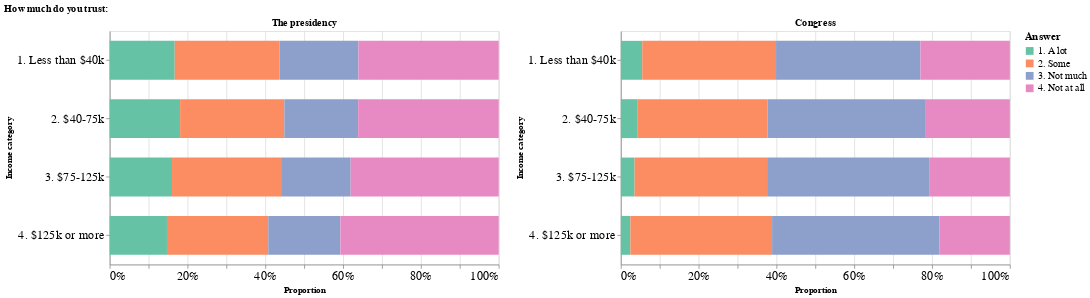

Write notebook code for a chart like this one.
### Markdown cell above
######  Chart information
* Per income category every bar adds up to 100%.
* Naturally, the bigger the color, the bigger the share of the accompanying answer. 
* By hovering over a single color you can see the answer it belongs to.

### Code cell
A_5304.trust

### Figure 1 — Vega-Lite specification as saved in the notebook (floating-point values rounded to 4 significant figures)
{"config": {"view": {"continuousWidth": 400, "continuousHeight": 300}}, "hconcat": [{"data": {"name": "data-720a7809ece7c6b991752f5541b808fd"}, "mark": {"type": "bar", "size": 50}, "encoding": {"color": {"field": "val", "legend": {"labelFontSize": 13, "titleFontSize": 14}, "scale": {"scheme": "set2"}, "title": "Answer", "type": "nominal"}, "tooltip": {"field": "val", "type": "nominal"}, "x": {"axis": {"labelFontSize": 16}, "field": "count", "stack": "normalize", "title": "Proportion", "type": "quantitative"}, "y": {"axis": {"labelFontSize": 16}, "field": "income_cat", "title": "Income category", "type": "nominal"}}, "height": 300, "title": "The presidency", "width": 500}, {"data": {"name": "data-11a84acf9ec408e9ea575ac0c46c8738"}, "mark": {"type": "bar", "size": 50}, "encoding": {"color": {"field": "val", "legend": {"labelFontSize": 13, "titleFontSize": 14}, "scale": {"scheme": "set2"}, "title": "Answer", "type": "nominal"}, "tooltip": {"field": "val", "type": "nominal"}, "x": {"axis": {"labelFontSize": 16}, "field": "count", "stack": "normalize", "title": "Proportion", "type": "quantitative"}, "y": {"axis": {"labelFontSize": 16}, "field": "income_cat", "title": "Income category", "type": "nominal"}}, "height": 300, "title": "Congress", "width": 500}], "title": "How much do you trust: ", "$schema": "https://vega.github.io/schema/vega-lite/v4.17.0.json", "datasets": {"data-720a7809ece7c6b991752f5541b808fd": [{"income_cat": "4. $125k or more", "val": "1. A lot", "count": 204}, {"income_cat": "4. $125k or more", "val": "2. Some", "count": 361}, {"income_cat": "4. $125k or more", "val": "3. Not much", "count": 257}, {"income_cat": "4. $125k or more", "val": "4. Not at all", "count": 564}, {"income_cat": "3. $75-125k", "val": "1. A lot", "count": 259}, {"income_cat": "3. $75-125k", "val": "2. Some", "count": 453}, {"income_cat": "3. $75-125k", "val": "3. Not much", "count": 289}, {"income_cat": "3. $75-125k", "val": "4. Not at all", "count": 615}, {"income_cat": "2. $40-75k", "val": "1. A lot", "count": 250}, {"income_cat": "2. $40-75k", "val": "2. Some", "count": 370}, {"income_cat": "2. $40-75k", "val": "3. Not much", "count": 262}, {"income_cat": "2. $40-75k", "val": "4. Not at all", "count": 499}, {"income_cat": "1. Less than $40k", "val": "1. A lot", "count": 235}, {"income_cat": "1. Less than $40k", "val": "2. Some", "count": 379}, {"income_cat": "1. Less than $40k", "val": "3. Not much", "count": 285}, {"income_cat": "1. Less than $40k", "val": "4. Not at all", "count": 507}], "data-11a84acf9ec408e9ea575ac0c46c8738": [{"income_cat": "4. $125k or more", "val": "1. A lot", "count": 34}, {"income_cat": "4. $125k or more", "val": "2. Some", "count": 506}, {"income_cat": "4. $125k or more", "val": "3. Not much", "count": 597}, {"income_cat": "4. $125k or more", "val": "4. Not at all", "count": 252}, {"income_cat": "3. $75-125k", "val": "1. A lot", "count": 57}, {"income_cat": "3. $75-125k", "val": "2. Some", "count": 551}, {"income_cat": "3. $75-125k", "val": "3. Not much", "count": 676}, {"income_cat": "3. $75-125k", "val": "4. Not at all", "count": 333}, {"income_cat": "2. $40-75k", "val": "1. A lot", "count": 60}, {"income_cat": "2. $40-75k", "val": "2. Some", "count": 461}, {"income_cat": "2. $40-75k", "val": "3. Not much", "count": 561}, {"income_cat": "2. $40-75k", "val": "4. Not at all", "count": 298}, {"income_cat": "1. Less than $40k", "val": "1. A lot", "count": 77}, {"income_cat": "1. Less than $40k", "val": "2. Some", "count": 482}, {"income_cat": "1. Less than $40k", "val": "3. Not much", "count": 520}, {"income_cat": "1. Less than $40k", "val": "4. Not at all", "count": 322}]}}
